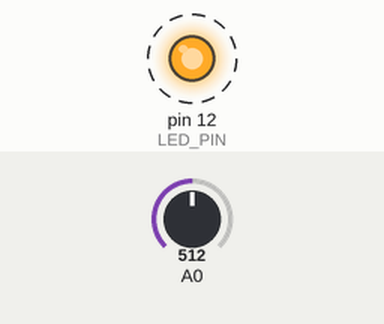
A sketch run on a simulated Arduino Uno, built with avr-gcc and run on an emulated ATmega328P. On the bench: output pins drawn as LEDs (lit = HIGH). Dashed ring = blinking. The test bench sets the inputs (shaded band); at power-on: A0 = 512. What the sketch prints to the serial monitor is not drawn.

Above: at 0.2 s.
Timing chart, 0 to 3.0 s (numbered marks = the images above):
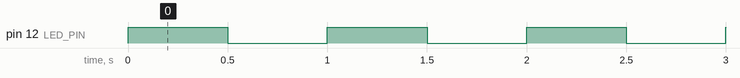

Measured:
- by itself, pin 12 (LED_PIN): alternates HIGH for 0.50 s and LOW for 0.50 s

The sketch:

code.ino
```cpp
// Include the TaskScheduler library for managing periodic tasks.
#include <TaskScheduler.h>

// Define the pin number connected to the LED.
#define LED_PIN 12

// Create a Scheduler object to manage tasks.
Scheduler st;

// Function to toggle the LED state.
void blink() {
  // Change the LED state by writing the opposite of its current state.
  digitalWrite(LED_PIN, !digitalRead(LED_PIN));
}

// Function to read the analog value from the potentiometer.
void readPot() {

  // Read the analog input value from pin A0.
  int value = analogRead(A0);

  // Send The Analog Value to serial monitor
  Serial.print("Analog Value = ");
  Serial.println(value);
}

// Create a task named `lblink` to run the `blink` function every 500 ms.
// TASK_FOREVER means the task will run indefinitely.
// &st links the task to the Scheduler instance.
Task lblink(500, TASK_FOREVER, blink, &st);

// Create a task named `pot` to run the `readPot` function every 1000 ms.
Task pot(1000, TASK_FOREVER, readPot, &st);

void setup() {

  // Initialize serial communication at a baud rate of 9600.
  Serial.begin(9600);

  // Set the LED pin as an output pin.
  pinMode(LED_PIN, OUTPUT);

  // Enable the `lblink` task.
  lblink.enable();

  // Enable the `pot` task.
  pot.enable();
}

void loop() {
  // Call the Scheduler's `execute` method to run enabled tasks as per their schedules.
  st.execute();
}
```
